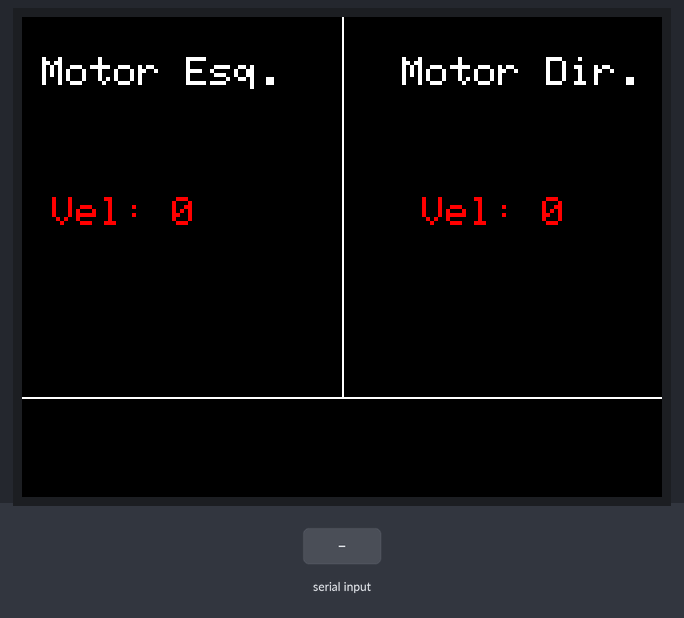
The sketch below on a simulated ESP32. On the bench: 320×240 colour display. Inputs (shaded band) come from the test bench.

Above: at 1.4 s.
1.5 s: "1" received over Serial
At 2.6 s:
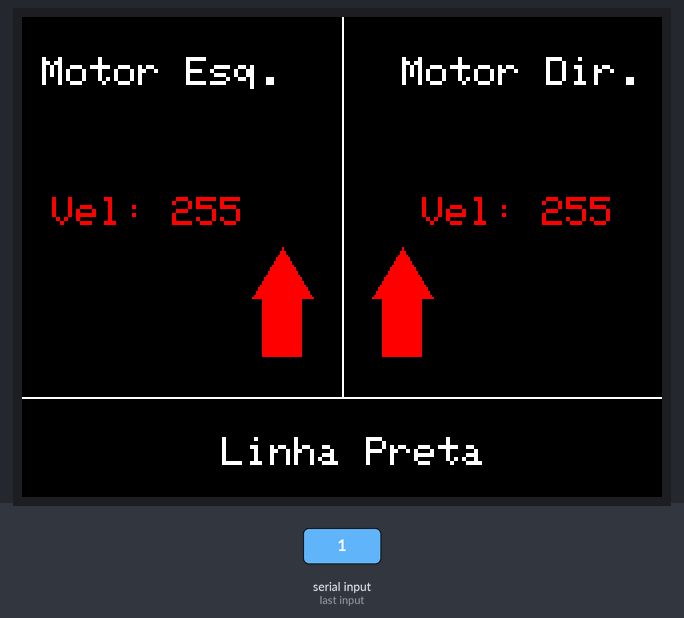
3.0 s: "2" received over Serial
At 3.7 s:
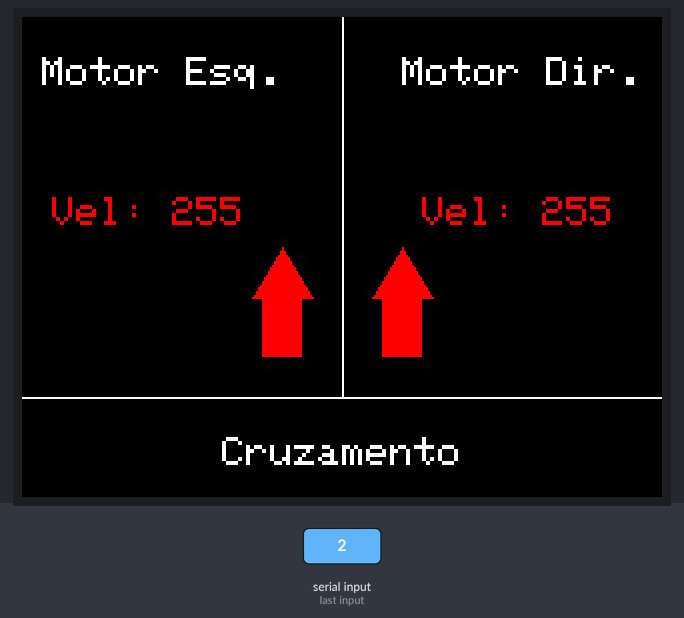
4.5 s: "3" received over Serial
At 4.8 s:
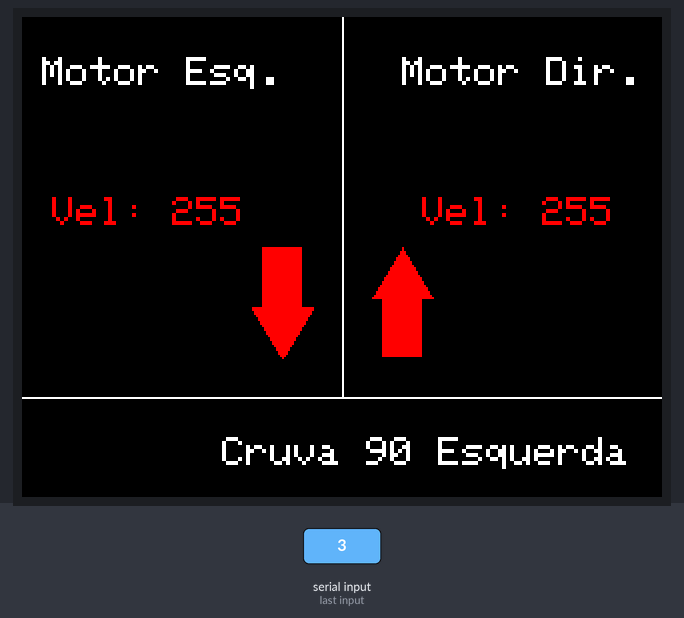
6.0 s: "4" received over Serial
At 7.2 s:
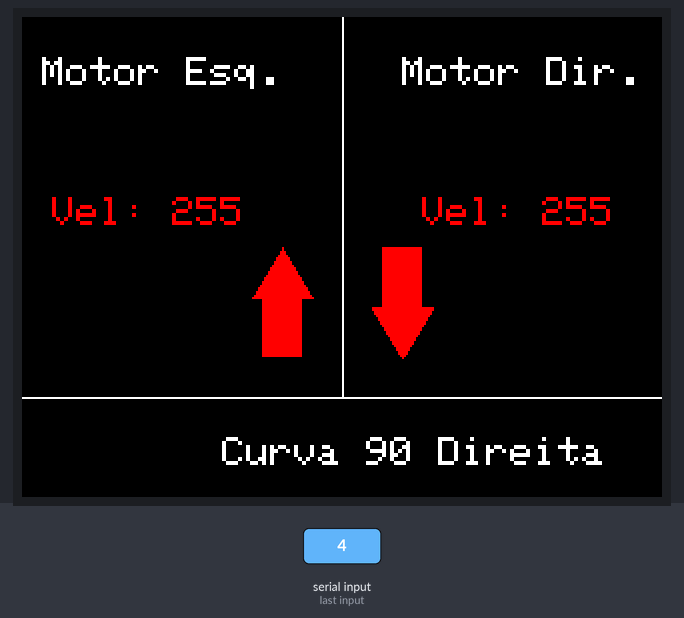
7.5 s: "5" received over Serial
At 8.3 s:
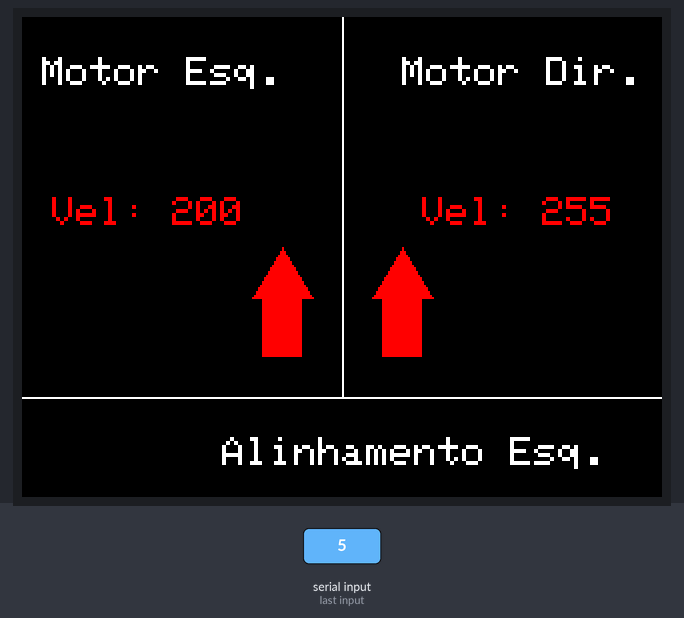
9.0 s: "7" received over Serial
At 9.3 s:
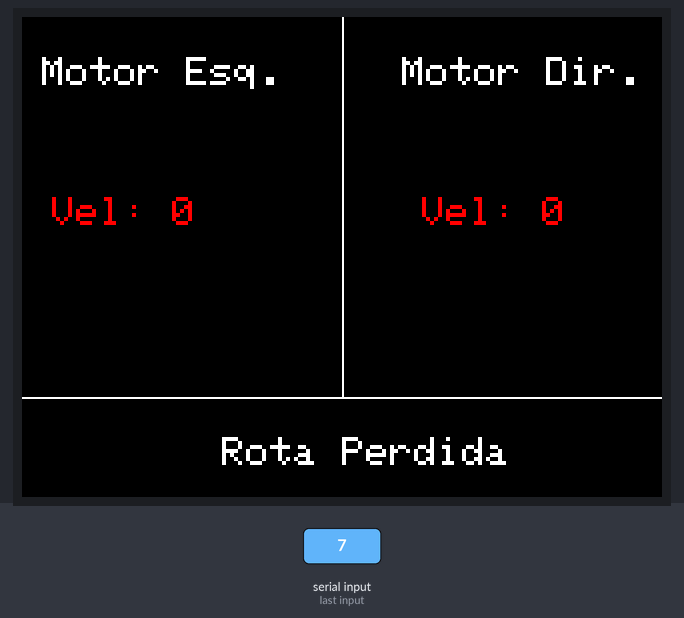
Timing chart, 0 to 11.5 s (numbered marks = the images above; inputs shaded):
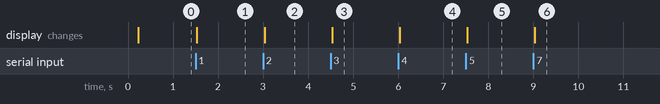

Measured:
- after the input at 1.5 s, the display: changes at once (image 1)
- after the input at 3.0 s, the display: changes at once (image 2)
- after the input at 4.5 s, the display: changes at once (image 3)
- after the input at 6.0 s, the display: changes at once (image 4)
- after the input at 7.5 s, the display: changes at once (image 5)
- after the input at 9.0 s, the display: changes at once (image 6)

The sketch:

Serial-Orange_Pi.ino
```cpp
#include <TFT_eSPI.h>
#include <SPI.h>


TFT_eSPI tft = TFT_eSPI();
String  msg;
char res, resant;
int vM1, vM2, c;
bool con = false;

void setup() {
  tft.init();
  Serial.begin(9600);
  tft.setRotation(1);
  tft.fillScreen(TFT_BLACK);

}

void loop() {
  if(Serial.available() != 0){
    res = Serial.read();
  }

  tft.setTextColor(TFT_WHITE);
  tft.setTextSize(2);
  tft.setCursor(10, 20);
  tft.println("Motor Esq.");
  tft.setTextColor(TFT_WHITE);
  tft.setCursor(190, 20);
  tft.println("Motor Dir.");
  tft.drawFastVLine(160, 0, 190, TFT_WHITE);
  tft.drawFastHLine(0, 190, 340, TFT_WHITE);

  if(res != resant){

    if(res == '1'){  //1 para Branco e 0 para Preto
      rest_tft();
      dirSeta('F', 'F');
      vM1 = 255; vM2 = 255;
      tft.setCursor(100, 210);
      tft.println("Linha Preta");

    }else if(res == '2'){
      rest_tft();
      //parada();
      dirSeta('F', 'F');
      vM1 = 255; vM2 = 255;
      tft.setCursor(100, 210);
      tft.println("Cruzamento");

    }else if(res == '3'){
      rest_tft();
      //parada();
      dirSeta('T', 'F');
      vM1 = 255; vM2 = 255;
      tft.setCursor(100, 210);
      tft.println("Cruva 90 Esquerda");

    }else if(res == '4'){
      rest_tft();
      //parada();
      dirSeta('F', 'T');
      vM1 = 255; vM2 = 255;
      tft.setCursor(100, 210);
      tft.println("Curva 90 Direita");

    }else if(res == '5'){
      rest_tft();
      dirSeta('F','F');
      vM1 = 200; vM2 = 255;
      tft.setCursor(100, 210);
      tft.println("Alinhamento Esq.");

    }else if(res == '6'){
      rest_tft();
      dirSeta('F','F');
      vM1 = 255; vM2 = 200;
      tft.setCursor(100, 210);
      tft.println("Alinhamento Dir.");

    }else if(res == '7'){
      rest_tft();
      vM1 = 0; vM2 = 0;
      tft.setCursor(100, 210);
      tft.println("Rota Perdida");
    }else {
      rest_tft();
    }
}

  tft.setTextColor(TFT_RED);
  tft.setCursor(15, 90);
  tft.println("Vel: " + String(vM1));
  tft.setTextColor(TFT_RED);
  tft.setCursor(200, 90);
  tft.println("Vel: " + String(vM2));

  resant = res;

}

void dirSeta(char c1, char c2){
  if (c1 == 'F' && c2 == 'F'){
    tft.fillTriangle(130, 115, 115, 140, 145, 140, TFT_RED);
    tft.fillRect(120, 140, 20, 30, TFT_RED);

    tft.fillTriangle(190, 115, 175, 140, 205, 140, TFT_RED);
    tft.fillRect(180, 140, 20, 30, TFT_RED);
  }else if(c1 == 'T' && c2 == 'T'){
    tft.fillTriangle(130, 170, 115, 145, 145, 145, TFT_RED);
    tft.fillRect(120, 115, 20, 30, TFT_RED);

    tft.fillTriangle(190, 170, 175, 145, 205, 145, TFT_RED);
    tft.fillRect(180, 115, 20, 30, TFT_RED);
  }else if(c1 == 'F' && c2 == 'T'){
    tft.fillTriangle(130, 115, 115, 140, 145, 140, TFT_RED);
    tft.fillRect(120, 140, 20, 30, TFT_RED);

    tft.fillTriangle(190, 170, 175, 145, 205, 145, TFT_RED);
    tft.fillRect(180, 115, 20, 30, TFT_RED);
  }else if(c1 == 'T' && c2 == 'F'){
    tft.fillTriangle(130, 170, 115, 145, 145, 145, TFT_RED);
    tft.fillRect(120, 115, 20, 30, TFT_RED);

    tft.fillTriangle(190, 115, 175, 140, 205, 140, TFT_RED);
    tft.fillRect(180, 140, 20, 30, TFT_RED);
  }
}

void parada(){
  for (int c=3; c > 0; c--){
    tft.setCursor(100-(c*25), 210);
    tft.println(c);
    delay(1000);
  }
}

void rest_tft(){
  //tft.fillScreen(TFT_BLACK);
  tft.fillRect(0, 192, 340, 48, TFT_BLACK);
  tft.fillRect(60, 90, 60, 15, TFT_BLACK);
  tft.fillRect(245, 90, 60, 15, TFT_BLACK);
  tft.fillRect(115, 115, 35, 60, TFT_BLACK);
  tft.fillRect(175, 115, 35, 60, TFT_BLACK);

}
```
